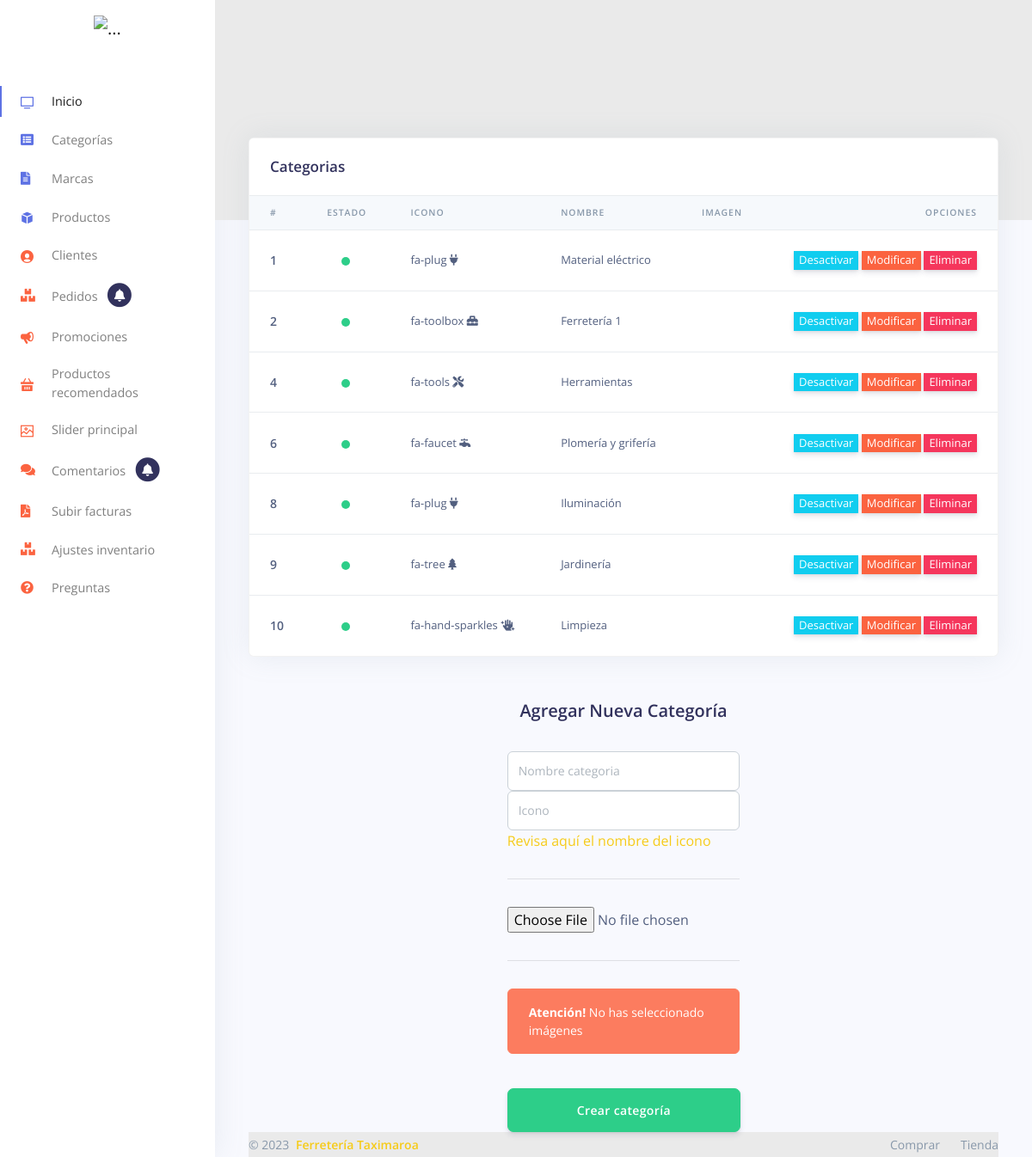
Page /categorias.php on the committed database.
### tables this page shows
CREATE TABLE `categorias` (
  `id` int(4) NOT NULL,
  `estado` int(1) NOT NULL DEFAULT 1,
  `icono` varchar(25) NOT NULL DEFAULT 'fa-plug',
  `nombre` varchar(50) NOT NULL,
  `imagen` varchar(100) NOT NULL
);

### categorias.php (the view, shortened to what this page needs)
<!DOCTYPE html>
<html lang="es">
<head>
  <link href="assets/js/plugins/nucleo/css/nucleo.css" rel="stylesheet" />
  <link rel="stylesheet" href="https://cdnjs.cloudflare.com/ajax/libs/font-awesome/5.15.1/css/all.min.css">
  <link href="assets/css/argon-dashboard.css?v=1.1.0" rel="stylesheet" />
  <link rel="stylesheet" href="assets/css/general.css">
  <link rel="stylesheet" href="https://cdnjs.cloudflare.com/ajax/libs/limonte-sweetalert2/6.6.5/sweetalert2.css">
</head>
<body class="">
<?php require_once "menu/izquierdo.php" ?>
  <div class="main-content">
   <?php
          require_once "db.php";
   $categorias = $con->query("SELECT * FROM categorias");
 ?>
    <div class="header bg-gradient-primary pb-8 pt-5 pt-md-8">
    </div>
    <div class="container-fluid mt--7">
      <div class="row">
        <div class="col">
          <div class="card shadow">
            <div class="card-header border-0">
              <h3 class="mb-0">Categorias</h3>
            </div>
            <div class="table-responsive">
              <table class="table align-items-center table-flush">
                <thead class="thead-light">
                  <tr>
                    <th scope="col">#</th>
                    <th scope="col">Estado</th>
                    <th>Icono</th>
                    <th scope="col">Nombre</th>
                    <th scope="col">Imagen</th>
                    <th class="text-right" scope="col">Opciones</th>
                  </tr>
                </thead>
                <tbody>
                  <?php while($rowcategorias = $categorias->fetch_object()){ ?>
                  <tr>
                    <th scope="row">
                      <div class="media align-items-center">
                        <div class="media-body">
                          <span class="mb-0 text-sm"><?php echo $rowcategorias->id ?></span>
                        </div>
                      </div>
                    </th>
                     <td class="text-center">
                      <?php if ($rowcategorias->estado==1) {
                        $estado = "success";
                      }else{
                        $estado="danger";
                      } ?>
                      <span class="badge badge-lg badge-dot"><i class="bg-<?php echo $estado ?>"></i></span>
                    </td>
                    <td>
                     <?php echo $rowcategorias->icono ?>&nbsp;<i class="fa <?php echo $rowcategorias->icono ?>"></i>
                    </td>
                    <td>
                     <?php echo $rowcategorias->nombre ?>
                    </td>
                    <td>
                    </td>
                    <td class="text-right">
                      <?php
                      if ($estado=="success") {
                         ?><button onclick="desactivarCategoria('<?php echo $rowcategorias->id; ?>'); return false;" class="btn-xs btn-info">Desactivar</button><?php
                       }else{
                        ?><button onclick="activarCategoria('<?php echo $rowcategorias->id; ?>'); return false;" class="btn-xs btn-info">Activar</button><?php
                       } ?>
                      <button class="btn-xs btn-warning">Modificar</button>
                      <button onclick="eliminarCategoria('<?php echo $rowcategorias->id; ?>'); return false;" class="btn-xs btn-danger">Eliminar</button>
                    </td>
                  </tr>
                <?php } ?>
                </tbody>
              </table>
            </div>
          </div>
        </div>
      </div>
      <div class="row">
            <div class="col-4"></div>
            <div class="col-4">
            <br><br>
            <h2 class="text-center">Agregar Nueva Categoría</h2>
            <br>
              <form id="formcategoria" class="form-horizontal" enctype="multipart/form-data" method="post"  action="guardar.php" >
                <div class="form-inputs">
                  <input type="text" id="nombre" name="nombre" class="form-control input-lg" placeholder="Nombre categoria">
                  <input type="text" name="icono" class="form-control input-lg" placeholder="Icono"><a href="https://fontawesome.com/icons?d=gallery&p=2" target="_blank">Revisa aquí el nombre del icono</a> <hr>
                 <input type="file" id="multiFiles" name="imagen1" onchange="makeFileList(); return false;" class="center-block"/>
                 <hr>
                                <div class="alert alert-warning" id="sinImagen" role="alert">
                                  <strong>Atención!</strong> No has seleccionado imágenes
                                </div>
                </div>
                <br>
                <button type="submit" class="btn btn-success btn-block btn-lg mb15" type="button" id="guardarCategoria">Crear categoría</button>
              </form>
          </div>
      </div>
      <?php require_once "footer.php" ?>
    </div>
  </div>
</body>
</html>

### administrador/menu/izquierdo.php (shortened to what this page needs)
<?php require_once "db.php"; ?>
<nav class="navbar navbar-vertical fixed-left navbar-expand-md navbar-light bg-white" id="sidenav-main">
    <div class="container-fluid">
      <a class="navbar-brand pt-0" href="panel.php">
        <img src="assets/img/brand/blue.png" class="navbar-brand-img" alt="...">
      </a>
      <div class="collapse navbar-collapse" id="sidenav-collapse-main">
        <ul class="navbar-nav">
          <li class="nav-item"  class="active" >
          <a class=" nav-link active " href="panel.php"> <i class="ni ni-tv-2 text-primary"></i> Inicio
            </a>
          </li>
          <li class="nav-item">
            <a class="nav-link " href="categorias.php">
              <i class="fas fa-list-alt text-blue"></i> Categorías
            </a>
          </li>
          <li class="nav-item">
            <a class="nav-link " href="marcas.php">
              <i class="fas fa-file-alt text-blue"></i> Marcas
            </a>
          </li>
          <li class="nav-item">
            <a class="nav-link " href="productos.php">
             <i class="ni ni-app text-blue"></i> Productos
            </a>
          </li>
          <li class="nav-item">
            <a class="nav-link " href="clientes.php">
              <i class="ni ni-circle-08 text-orange"></i> Clientes &nbsp;
            </a>
          </li>
          <li class="nav-item">
            <a class="nav-link " href="pedidos.php">
              <i class="fas fa-boxes text-orange"></i> Pedidos &nbsp;
              <?php
          $pedidos = $con->query("SELECT COUNT(leido) AS total from pedidos WHERE leido = '0' LIMIT 1");
          $rowpedidos = $pedidos->fetch_object();
          if ($rowpedidos->total >=1) { ?>
            <span class="fa-stack" data-count="1" style="color:#32325d;">
                <i class="fa fa-circle fa-stack-2x"></i>
                <i class="fa fa-bell fa-stack-1x fa-inverse"></i>
            </span> <?php } ?>
            </a>
          </li>
          <li class="nav-item">
            <a class="nav-link " href="promociones.php">
               <i class="ni ni-notification-70 text-orange"></i> Promociones
            </a>
          </li>
           <li class="nav-item">
            <a class="nav-link " href="recomendados.php">
               <i class="ni ni-basket text-orange"></i> Productos recomendados
            </a>
          </li>
           <li class="nav-item">
            <a class="nav-link " href="slider.php">
               <i class="ni ni-image text-orange"></i> Slider principal
            </a>
          </li>
          <li class="nav-item">
            <a class="nav-link " href="comentarios.php">
               <i class="fas fa-comments text-orange"></i> Comentarios &nbsp;
          <?php
          $comentarios = $con->query("SELECT COUNT(leido) AS total from comentarios WHERE leido = '0' LIMIT 1");
          $rowcomentarios = $comentarios->fetch_object();
          if ($rowcomentarios->total >=1) { ?>
            <span class="fa-stack" data-count="1" style="color:#32325d;">
                <i class="fa fa-circle fa-stack-2x"></i>
                <i class="fa fa-bell fa-stack-1x fa-inverse"></i>
            </span> <?php } ?>
            </a>
          </li>
          <li class="nav-item">
            <a class="nav-link " href="facturacion.php">
               <i class="fas fa-file-pdf text-orange"></i> Subir facturas
            </a>
          </li>
          <li class="nav-item">
            <a class="nav-link " href="inventario.php">
               <i class="fas fa-boxes text-orange"></i> Ajustes inventario
            </a>
          </li>
          <li class="nav-item">
            <a class="nav-link " href="preguntas.php">
               <i class="fas fa-question-circle text-orange"></i> Preguntas
            </a>
          </li>
        </ul>
      </div>
    </div>
  </nav>

### footer.php
<footer class="footer">
  <div class="row align-items-center justify-content-xl-between">
    <div class="col-xl-6">
      <div class="copyright text-center text-xl-left text-muted">
        &copy; <?php echo date("Y") ?> <a href="https://www.ferreteriataximaroa.com.mx" class="font-weight-bold ml-1" target="_blank">Ferretería Taximaroa</a>
      </div>
    </div>
    <div class="col-xl-6">
      <ul class="nav nav-footer justify-content-center justify-content-xl-end">
        <li class="nav-item">
          <a href="../index.php" class="nav-link">Comprar</a>
        </li>
        <li class="nav-item">
          <a href="../index.php" class="nav-link">Tienda</a>
        </li>
      </ul>
    </div>
  </div>
</footer>

### rows in the picture
categorias: id "1", estado 1 (drawn), icono "fa-plug", nombre "Material eléctrico"
categorias: id "2", estado 1 (drawn), icono "fa-toolbox", nombre "Ferretería 1"
categorias: id "4", estado 1 (drawn), icono "fa-tools", nombre "Herramientas"
categorias: id "6", estado 1 (drawn), icono "fa-faucet", nombre "Plomería y grifería"
categorias: id "8", estado 1 (drawn), icono "fa-plug", nombre "Iluminación"
categorias: id "9", estado 1 (drawn), icono "fa-tree", nombre "Jardinería"
categorias: id "10", estado 1 (drawn), icono "fa-hand-sparkles", nombre "Limpieza"
